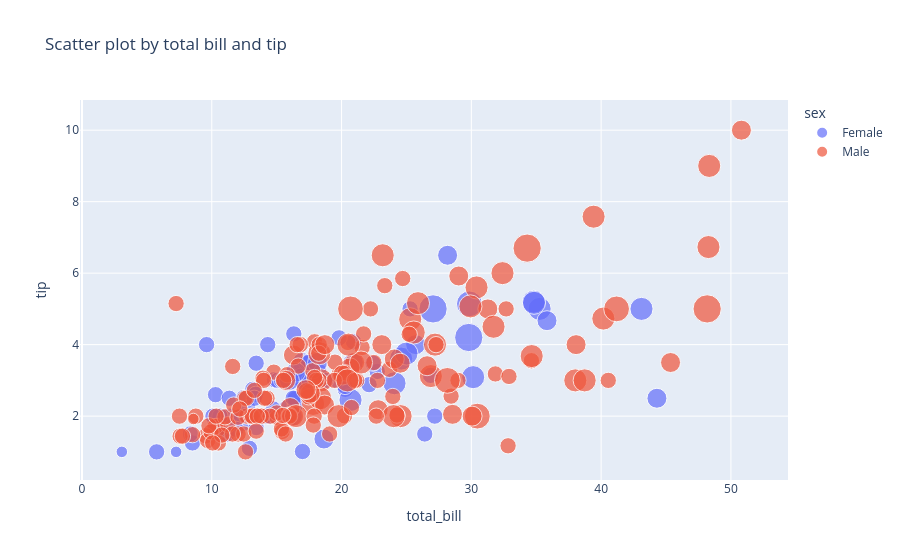

Here is the notebook cell this chart was saved with:
### Code cell
# 5
import plotly.express as px
fig = px.scatter(df, x='total_bill', y='tip', color='sex',
                 size='size',
                 hover_data=['time', 'day'],
                 title='Scatter plot by total bill and tip')
fig.show()

### Figure 1 — Plotly figure (JSON) as saved in the notebook; plotly's stock layout.template omitted (floating-point values rounded to 4 significant figures; data arrays with more than 128 entries replaced by an {"elided": "..."} marker saying what was removed)
{"data": [{"customdata": {"elided": "87x2 str values"}, "hovertemplate": "sex=Female<br>total_bill=%{x}<br>tip=%{y}<br>size=%{marker.size}<br>time=%{customdata[0]}<br>day=%{customdata[1]}<extra></extra>", "legendgroup": "Female", "marker": {"color": "#636efa", "size": [2, 4, 4, 2, 3, 3, 2, 2, 2, 2, 4, 3, 2, 4, 2, 2, 1, 3, 2, 2, 2, 1, 4, 2, 2, 2, 2, 2, 3, 2, 2, 2, 1, 3, 2, 2, 2, 4, 2, 2, 6, 2, 2, 2, 2, 2, 2, 2, 2, 2, 2, 2, 6, 2, 2, 3, 2, 5, 4, 2, 3, 2, 2, 2, 2, 3, 3, 2, 4, 2, 2, 2, 2, 3, 2, 2, 3, 2, 4, 2, 3, 2, 2, 2, 3, 2, 2], "sizemode": "area", "sizeref": 0.015, "symbol": "circle"}, "mode": "markers", "name": "Female", "orientation": "v", "showlegend": true, "type": "scatter", "x": [16.99, 24.59, 35.26, 14.83, 10.33, 16.97, 20.29, 15.77, 19.65, 15.06, 20.69, 16.93, 10.29, 34.81, 26.41, 16.45, 3.07, 17.07, 26.86, 25.28, 14.73, 10.07, 34.83, 5.75, 16.32, 22.75, 11.35, 15.38, 44.3, 22.42, 20.92, 14.31, 7.25, 25.71, 17.31, 10.65, 12.43, 24.08, 13.42, 12.48, 29.8, 14.52, 11.38, 20.27, 11.17, 12.26, 18.26, 8.51, 10.33, 14.15, 13.16, 17.47, 27.05, 16.43, 8.35, 18.64, 11.87, 29.85, 25.0, 13.39, 16.21, 17.51, 10.59, 10.63, 9.6, 20.9, 18.15, 19.81, 43.11, 13.0, 12.74, 13.0, 16.4, 16.47, 12.76, 13.27, 28.17, 12.9, 30.14, 13.42, 15.98, 16.27, 10.09, 22.12, 35.83, 27.18, 18.78], "xaxis": "x", "y": [1.01, 3.61, 5.0, 3.02, 1.67, 3.5, 2.75, 2.23, 3.0, 3.0, 2.45, 3.07, 2.6, 5.2, 1.5, 2.47, 1.0, 3.0, 3.14, 5.0, 2.2, 1.83, 5.17, 1.0, 4.3, 3.25, 2.5, 3.0, 2.5, 3.48, 4.08, 4.0, 1.0, 4.0, 3.5, 1.5, 1.8, 2.92, 1.68, 2.52, 4.2, 2.0, 2.0, 2.83, 1.5, 2.0, 3.25, 1.25, 2.0, 2.0, 2.75, 3.5, 5.0, 2.3, 1.5, 1.36, 1.63, 5.14, 3.75, 2.61, 2.0, 3.0, 1.61, 2.0, 4.0, 3.5, 3.5, 4.19, 5.0, 2.0, 2.01, 2.0, 2.5, 3.23, 2.23, 2.5, 6.5, 1.1, 3.09, 3.48, 3.0, 2.5, 2.0, 2.88, 4.67, 2.0, 3.0], "yaxis": "y"}, {"customdata": {"elided": "157x2 str values"}, "hovertemplate": "sex=Male<br>total_bill=%{x}<br>tip=%{y}<br>size=%{marker.size}<br>time=%{customdata[0]}<br>day=%{customdata[1]}<extra></extra>", "legendgroup": "Male", "marker": {"color": "#EF553B", "size": {"elided": "157 int values"}, "sizemode": "area", "sizeref": 0.015, "symbol": "circle"}, "mode": "markers", "name": "Male", "orientation": "v", "showlegend": true, "type": "scatter", "x": {"elided": "157 float values"}, "xaxis": "x", "y": {"elided": "157 float values"}, "yaxis": "y"}], "layout": {"legend": {"itemsizing": "constant", "title": {"text": "sex"}, "tracegroupgap": 0}, "title": {"text": "Scatter plot by total bill and tip"}, "xaxis": {"anchor": "y", "domain": [0, 1], "title": {"text": "total_bill"}}, "yaxis": {"anchor": "x", "domain": [0, 1], "title": {"text": "tip"}}}}
